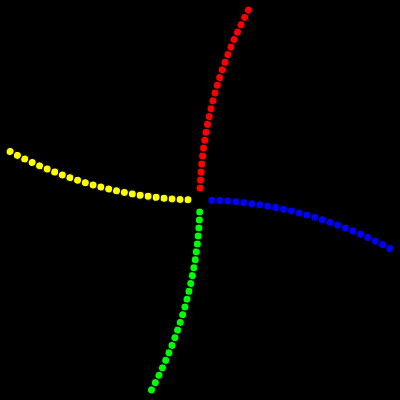
Frame 1 (no input)
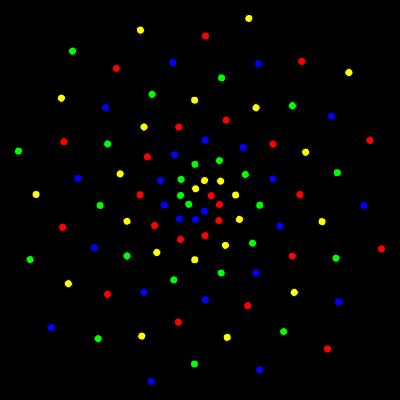
Frame 60 (no input)
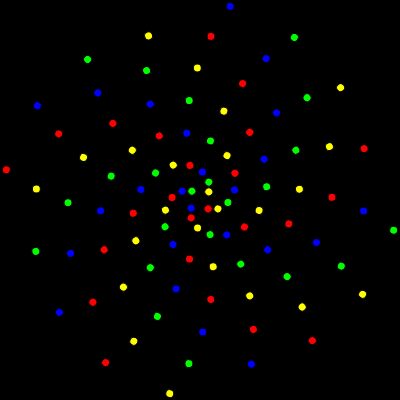
Frame 120 (the mouse pressed at the canvas centre since frame 60)

The p5.js sketch that drew these frames (run headless with seeded random() and noise() and a simulated clock; from frame 60 on, the mouse is pressed at the canvas centre):

// p5.js sketch
// ── sketch.js
let rotate_speed;
let circle_distance;
let number_balls = 25;
function setup() {
  createCanvas(400, 400);
  ellipseMode(CENTER);
  circle_distance = height / number_balls;
  rotate_speed = 0.01;
}

function preload() {}

function draw() {
  background(0);
  translate(width / 2, height / 2);

  noFill();
  for (let i = 1; i <= number_balls; i++) {
    ellipse(0, 0, circle_distance * i);
  }

  fill(255, 0, 0);
  for (let i = 1; i < number_balls; i++) {
    push();
    rotate(frameCount * rotate_speed * (i + 1));
    translate(0, -circle_distance / 4 - (circle_distance / 2) * i);
    ellipse(0, 0, circle_distance / 2);
    pop();
  }
  fill(0, 255, 0);
  push();
  rotate(PI);
  for (let i = 1; i < number_balls; i++) {
    push();
    rotate(frameCount * rotate_speed * (i + 1));
    translate(0, -circle_distance / 4 - (circle_distance / 2) * i);
    ellipse(0, 0, circle_distance / 2);
    pop();
  }
  pop();

  fill(0, 0, 255);
  push();
  rotate(PI / 2);
  for (let i = 1; i < number_balls; i++) {
    push();
    rotate(frameCount * rotate_speed * (i + 1));
    translate(0, -circle_distance / 4 - (circle_distance / 2) * i);
    ellipse(0, 0, circle_distance / 2);
    pop();
  }
  pop();

  fill(255, 255, 0);
  push();
  rotate(-PI / 2);
  for (let i = 1; i < number_balls; i++) {
    push();
    rotate(frameCount * rotate_speed * (i + 1));
    translate(0, -circle_distance / 4 - (circle_distance / 2) * i);
    ellipse(0, 0, circle_distance / 2);
    pop();
  }
  pop();
}
